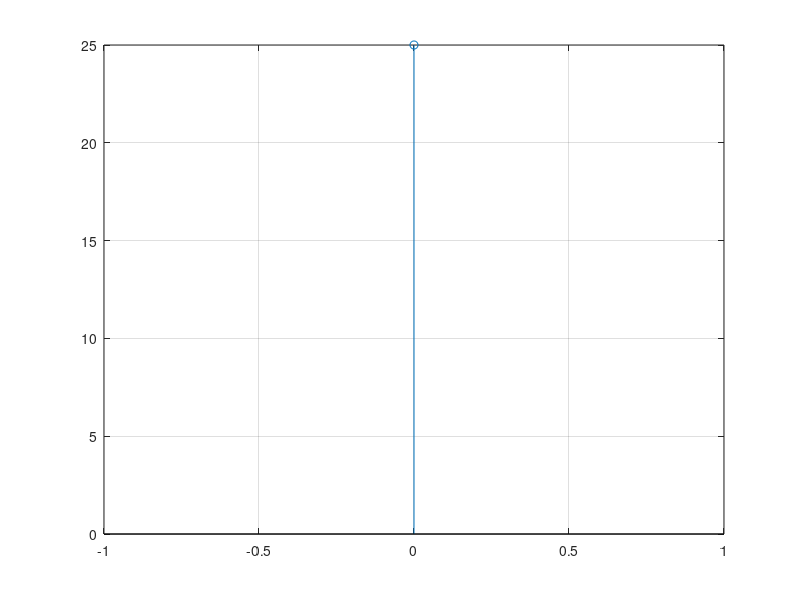

Recreate this plot in MATLAB.
clc;clear all; close all;
%Get the inputs
x = input('enter the input sequence of a signal x(n)');
n1 = input('enter the time sample range:');
h = fliplr(x);
%Find the length of a signal
L1 = length(x);
n2 = -fliplr(n1)
%Find the length of y(n)
N = L1+L1-1;
%Zero padding to make the length = N
x = [x, zeros(1,N-L1)];
h = [h, zeros(1, N-L1)];
%Initialize the output with zero
y = zeros(1,N);
%Perform the linear convulation

 for n=1:N
  for k=1:n
    y(n) = y(n) + x(k)*h(n-k+1)
  endfor
 endfor
 disp(y);
 %plot the inputs and outputs
 nL = min(n1)+min(n2);
 nH = max(n1) + max(n2);
 t = nL:1:nH;
 stem(t,y);
 grid on;



